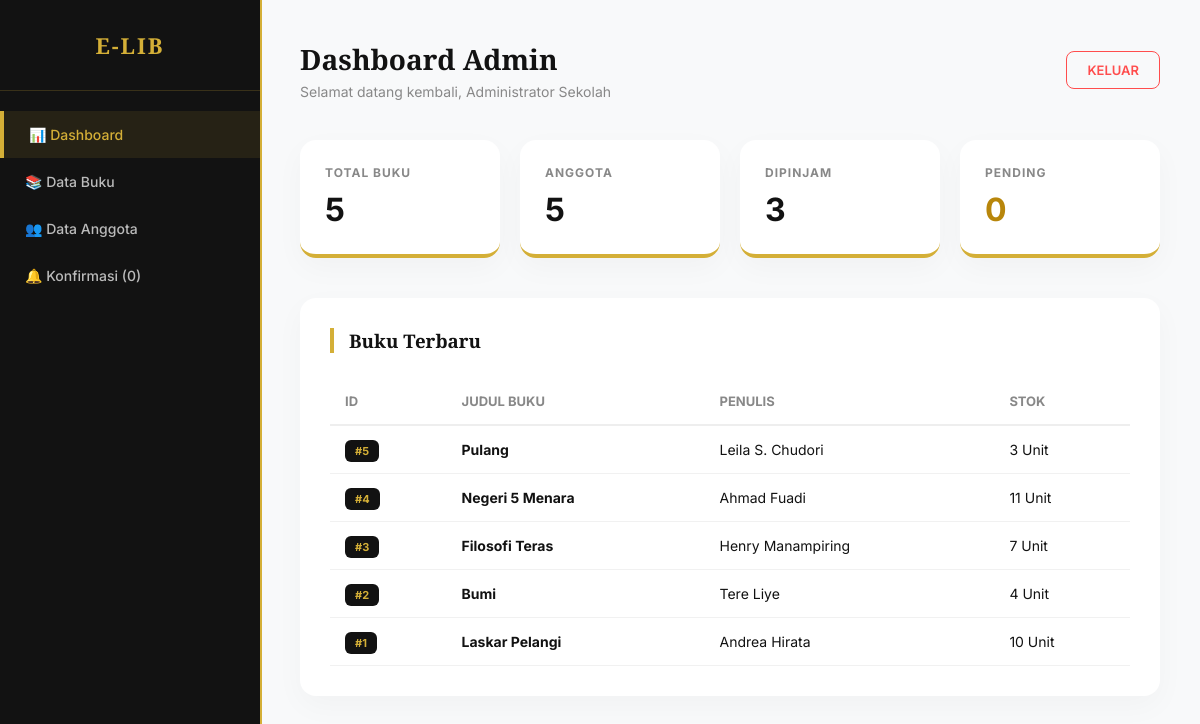
/dashboard.php (signed in), run on the app's committed database.
### tables this page shows
CREATE TABLE `buku` (
  `id_buku` int(11) NOT NULL,
  `judul` varchar(255) NOT NULL,
  `penulis` varchar(100) DEFAULT NULL,
  `penerbit` varchar(100) DEFAULT NULL,
  `stok` int(11) DEFAULT 0
);

### dashboard.php (the view, shortened to what this page needs)
<?php
include 'db/koneksi.php';
$jml_buku = mysqli_num_rows(mysqli_query($conn, "SELECT * FROM buku"));
$jml_user = mysqli_num_rows(mysqli_query($conn, "SELECT * FROM users WHERE role='user'"));
$jml_pinjam = mysqli_num_rows(mysqli_query($conn, "SELECT * FROM transaksi WHERE status='pinjam'"));
$jml_pending = mysqli_num_rows(mysqli_query($conn, "SELECT * FROM transaksi WHERE status='pending'"));
?>
<!DOCTYPE html>
<html lang="id">
<head>
</head>
<body>
    <div class="sidebar">
        <div class="sidebar-header">
            <h2>E-LIB</h2>
        </div>
        <ul class="sidebar-menu">
            <li class="active"><a href="dashboard.php">📊 <span>Dashboard</span></a></li>
            <li><a href="kelola_buku.php">📚 <span>Data Buku</span></a></li>
            <li><a href="kelola_anggota.php">👥 <span>Data Anggota</span></a></li>
            <li><a href="kelola_peminjaman.php">🔔 <span>Konfirmasi (<?= $jml_pending; ?>)</span></a></li>
        </ul>
    </div>
    <div class="main-content">
        <header>
            <div>
                <h2>Dashboard Admin</h2>
                <p style="color: #888; font-size: 14px; margin: 5px 0 0;">Selamat datang kembali, <?= $_SESSION['nama']; ?></p>
            </div>
            <a href="logout.php" class="btn-logout">KELUAR</a>
        </header>
        <div class="stats-grid">
            <div class="stat-card">
                <h3>Total Buku</h3>
                <p><?= $jml_buku; ?></p>
            </div>
            <div class="stat-card">
                <h3>Anggota</h3>
                <p><?= $jml_user; ?></p>
            </div>
            <div class="stat-card">
                <h3>Dipinjam</h3>
                <p><?= $jml_pinjam; ?></p>
            </div>
            <div class="stat-card">
                <h3>Pending</h3>
                <p style="color: var(--gold-dark);"><?= $jml_pending; ?></p>
            </div>
        </div>
        <div class="table-container">
            <h3>Buku Terbaru</h3>
            <table>
                <thead>
                    <tr>
                        <th>ID</th>
                        <th>Judul Buku</th>
                        <th>Penulis</th>
                        <th>Stok</th>
                    </tr>
                </thead>
                <tbody>
                    <?php
                    $query_buku = mysqli_query($conn, "SELECT * FROM buku ORDER BY id_buku DESC LIMIT 5");
                    while($row = mysqli_fetch_assoc($query_buku)) {
                        echo "<tr>
                                <td><span class='badge'>#{$row['id_buku']}</span></td>
                                <td><strong>{$row['judul']}</strong></td>
                                <td>{$row['penulis']}</td>
                                <td>{$row['stok']} Unit</td>
                              </tr>";
                    }
                    ?>
                </tbody>
            </table>
        </div>
    </div>
</body>
</html>

### dashboard.php (style rules this page uses)
:root { --gold: #D4AF37; --gold-dark: #B8860B; --dark: #121212; --dark-accent: #1e1e1e; --white: #ffffff; --gray: #f8f9fa; }
body { font-family: 'Inter', sans-serif; margin: 0; background-color: var(--gray); display: flex; color: var(--dark); }
.sidebar { width: 260px; background: var(--dark); height: 100vh; color: var(--white); position: fixed; transition: all 0.3s; z-index: 1000; border-right: 2px solid var(--gold); }
.sidebar-header { padding: 30px 20px; text-align: center; font-family: 'Playfair Display', serif; border-bottom: 1px solid rgba(212, 175, 55, 0.2); }
.sidebar-header h2 { margin: 0; font-size: 22px; color: var(--gold); letter-spacing: 2px; }
.sidebar-menu { list-style: none; padding: 20px 0; margin: 0; }
.sidebar-menu li a { padding: 15px 25px; display: block; color: #bbb; text-decoration: none; font-size: 14px; font-weight: 500; transition: 0.3s; }
.sidebar-menu li a:hover, .sidebar-menu li.active a { background: rgba(212, 175, 55, 0.1); color: var(--gold); border-left: 4px solid var(--gold); }
.main-content { margin-left: 260px; width: calc(100% - 260px); padding: 40px; box-sizing: border-box; }
header { display: flex; justify-content: space-between; align-items: center; margin-bottom: 40px; }
header h2 { font-family: 'Playfair Display', serif; margin: 0; font-size: 28px; }
.btn-logout { padding: 10px 20px; background: transparent; border: 1px solid #ff4d4d; color: #ff4d4d; text-decoration: none; border-radius: 8px; font-size: 13px; font-weight: 600; transition: 0.3s; }
.stats-grid { display: grid; grid-template-columns: repeat(auto-fit, minmax(200px, 1fr)); gap: 20px; margin-bottom: 40px; }
.stat-card { background: var(--white); padding: 25px; border-radius: 16px; box-shadow: 0 10px 30px rgba(0,0,0,0.03); border-bottom: 4px solid var(--gold); transition: transform 0.3s; }
.stat-card h3 { margin: 0; font-size: 12px; color: #888; text-transform: uppercase; letter-spacing: 1px; }
.stat-card p { margin: 10px 0 0; font-size: 32px; font-weight: 700; color: var(--dark); }
.table-container { background: var(--white); padding: 30px; border-radius: 16px; box-shadow: 0 10px 30px rgba(0,0,0,0.03); }
.table-container h3 { font-family: 'Playfair Display', serif; margin-top: 0; margin-bottom: 25px; border-left: 4px solid var(--gold); padding-left: 15px; }
table { width: 100%; border-collapse: collapse; }
table th { text-align: left; padding: 15px; border-bottom: 2px solid #eee; font-size: 13px; color: #888; text-transform: uppercase; }
table td { padding: 15px; border-bottom: 1px solid #f1f1f1; font-size: 14px; }
.badge { background: var(--dark); color: var(--gold); padding: 4px 10px; border-radius: 6px; font-size: 11px; font-weight: 700; }

### data on the page
buku: id_buku "5", judul "Pulang", penulis "Leila S. Chudori", stok "3"
buku: id_buku "4", judul "Negeri 5 Menara", penulis "Ahmad Fuadi", stok "11"
buku: id_buku "3", judul "Filosofi Teras", penulis "Henry Manampiring", stok "7"
buku: id_buku "2", judul "Bumi", penulis "Tere Liye", stok "4"
buku: id_buku "1", judul "Laskar Pelangi", penulis "Andrea Hirata", stok "10"

### other printed values
$jml_pending "0"
$_SESSION['nama'] "Administrator Sekolah"
$jml_buku "5"
$jml_user "5"
$jml_pinjam "3"
